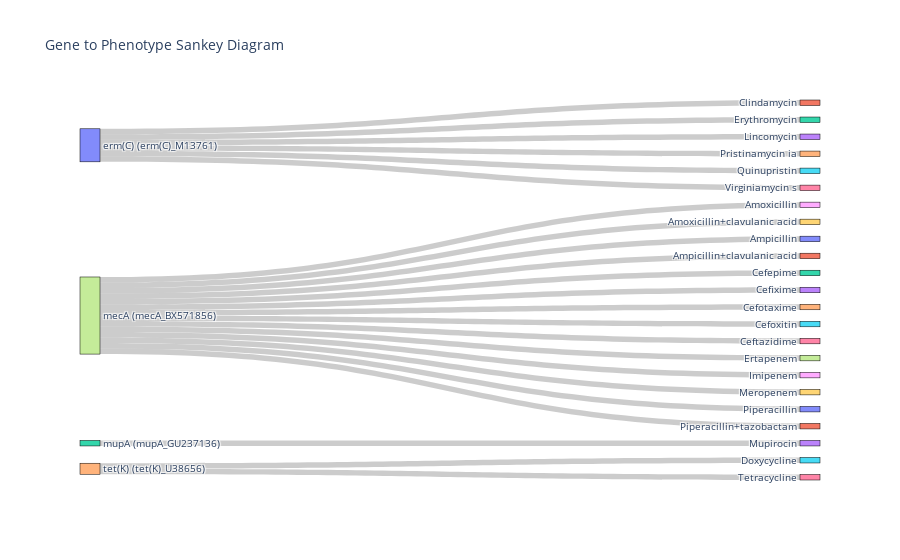

This figure's notebook cell:
### Code cell
import plotly.graph_objects as go

# Filter and clean
sankey_df = df_resphenotype[["Genetic_background", "WGS_predicted_phenotype", "Antimicrobial"]].dropna()
sankey_df["Gene"] = sankey_df["Genetic_background"].str.split(";;").str[0]
sankey_df["Full_Phenotype"] = (sankey_df["Antimicrobial"].str.capitalize())

# Group and count gene -> phenotype links
grouped = sankey_df.groupby(["Gene", "Full_Phenotype"]).size().reset_index(name="Count")

# Create labels
labels = pd.unique(grouped[["Gene", "Full_Phenotype"]].values.ravel())
label_indices = {label: idx for idx, label in enumerate(labels)}
sources = grouped["Gene"].map(label_indices)
targets = grouped["Full_Phenotype"].map(label_indices)
values = grouped["Count"]

fig = go.Figure(data=[go.Sankey(
    node=dict(
        pad=15,
        thickness=20,
        line=dict(color="black", width=0.5),
        label=labels
    ),
    link=dict(
        source=sources,
        target=targets,
        value=values
    )
)])

fig.update_layout(title_text="Gene to Phenotype Sankey Diagram", font_size=10)
fig.show()

### Figure 1 — Plotly figure (JSON) as saved in the notebook; plotly's stock layout.template omitted (floating-point values rounded to 4 significant figures)
{"data": [{"link": {"source": [0, 0, 0, 0, 0, 0, 7, 7, 7, 7, 7, 7, 7, 7, 7, 7, 7, 7, 7, 7, 22, 24, 24], "target": [1, 2, 3, 4, 5, 6, 8, 9, 10, 11, 12, 13, 14, 15, 16, 17, 18, 19, 20, 21, 23, 25, 26], "value": [1, 1, 1, 1, 1, 1, 1, 1, 1, 1, 1, 1, 1, 1, 1, 1, 1, 1, 1, 1, 1, 1, 1]}, "node": {"label": ["erm(C) (erm(C)_M13761)", "Clindamycin", "Erythromycin", "Lincomycin", "Pristinamycin ia", "Quinupristin", "Virginiamycin s", "mecA (mecA_BX571856)", "Amoxicillin", "Amoxicillin+clavulanic acid", "Ampicillin", "Ampicillin+clavulanic acid", "Cefepime", "Cefixime", "Cefotaxime", "Cefoxitin", "Ceftazidime", "Ertapenem", "Imipenem", "Meropenem", "Piperacillin", "Piperacillin+tazobactam", "mupA (mupA_GU237136)", "Mupirocin", "tet(K) (tet(K)_U38656)", "Doxycycline", "Tetracycline"], "line": {"color": "black", "width": 0.5}, "pad": 15, "thickness": 20}, "type": "sankey"}], "layout": {"font": {"size": 10}, "title": {"text": "Gene to Phenotype Sankey Diagram"}}}
